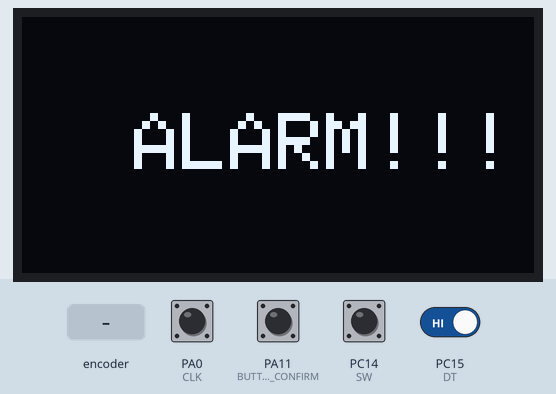
The sketch below on a simulated STM32 Blue Pill. On the bench: 128×64 one-colour display. Inputs (shaded band) come from the test bench; at power-on: PA0 (CLK), PA11 (BUTTON_CONFIRM), PC14 (SW), PC15 (DT) HIGH. What the sketch prints to the serial monitor is not drawn.

Above: at 3.3 s.
3.4 s: PC14 (SW) pulled LOW for 3.2 s
At 4.54 s:
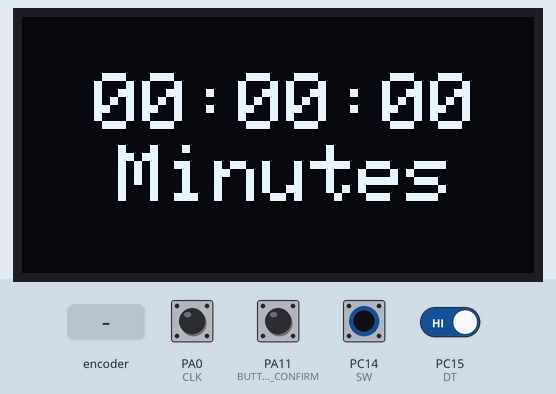
8.3 s: PC15 (DT) driven LOW
At 9.5 s:
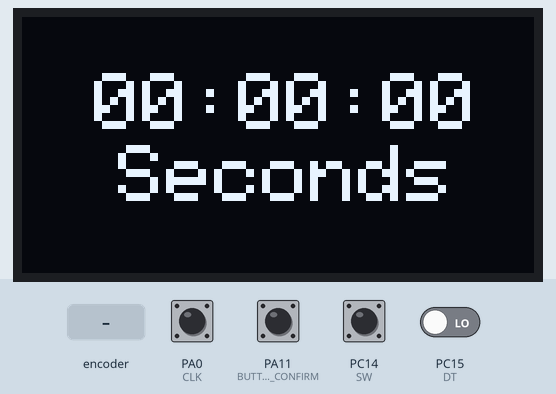
9.8 s: PC14 (SW) pulled LOW for 0.15 s
At 11.6 s:
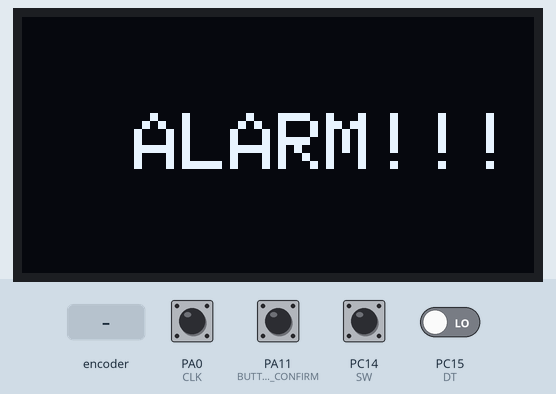
12.5 s: rotary encoder on PA0 (CLK) / PC15 (DT) turned 3 steps (first pin leading)
At 14.2 s:
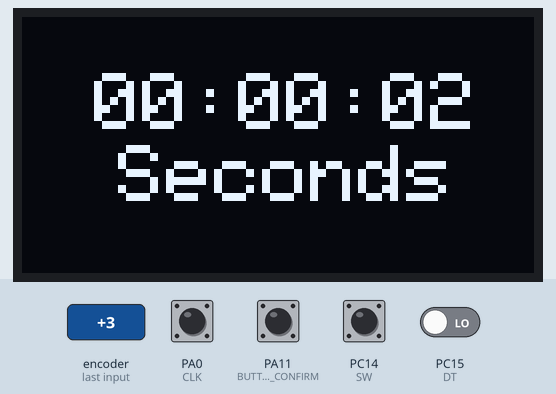
14.6 s: rotary encoder on PA0 (CLK) / PC15 (DT) turned 1 step (first pin leading)
At 15.9 s:
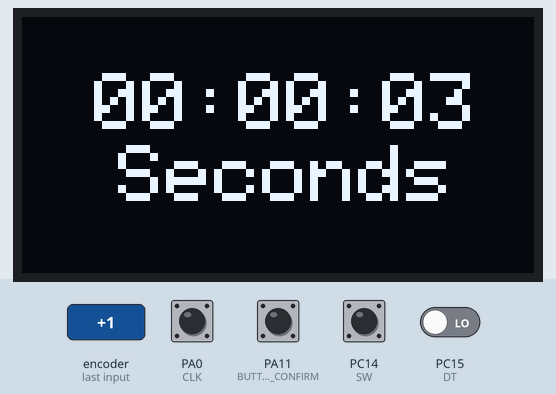
Timing chart, 0 to 17.3 s (numbered marks = the images above; inputs shaded):
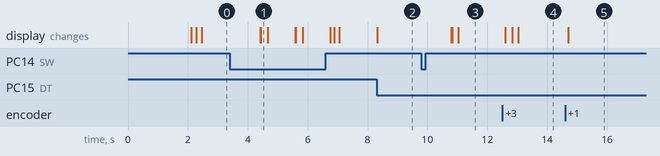

The sketch:

alarm.ino
```cpp
// rotary encoder logic inspired by: https://lastminuteengineers.com/rotary-encoder-arduino-tutorial/
// Author: Kristian Oravec
#include <Adafruit_SH1106_STM32.h>

#define SPI_PORT   1 // 1:SPI1, 2:SPI2
// hardware SPI1 (the default case): SDA(MOSI)=PA7,  SCK=PA5
//          SPI2                   : SDA(MOSI)=PA15, SCK=PA13
// rotary encoder
#define CLK PA0
#define DT PC15
#define SW PC14 // this is push button of encoder
// oled pins
#define OLED_DC    PB15
#define OLED_CS    PB12
#define OLED_RESET PB14
// basic push buttons
#define BUTTON_CONFIRM PA11

Adafruit_SH1106 display(OLED_DC, OLED_RESET, OLED_CS, SPI_PORT);
int last_SW_state = LOW;
int lastButtonPress = 0;
volatile int currentStateCLK;
volatile int lastStateCLK;
volatile int encoder_pos = 0;
int _hours = 0;
int _minutes = 0;
int _seconds = 0;
boolean alarm_set = false;
char alarm_time[9] = "XX:YY:ZZ";  // this is for time saved for alarm

enum SetMode {
    HOURS,
    MINUTES,
    SECONDS
};
SetMode setTimeMode = HOURS;

void setup() {
    Serial.begin(9600);
    pinMode(BUTTON_CONFIRM, INPUT_PULLUP);
    init_oled();
    init_encoder();
    refresh_display();
}

void init_oled() {
    display.begin(SH1106_SWITCHCAPVCC);
    display.display();
    delay(2000);
    display.clearDisplay();
}

void init_encoder() {
    pinMode(CLK, INPUT);
    pinMode(DT, INPUT);
    pinMode(SW, INPUT_PULLUP);
    lastStateCLK = digitalRead(CLK);
    attachInterrupt(digitalPinToInterrupt(DT), read_encoder, CHANGE);
}

void print_settings() {
    char* mode;
    if (setTimeMode == HOURS) {
        mode = " Hours ";
    } else if (setTimeMode == MINUTES) {
        mode = "Minutes";
    } else {
        mode = "Seconds";
    }
    display.setTextSize(2);
    display.setTextColor(WHITE);
    display.setCursor(24, 32);
    display.println(mode);
    display.display();
}

void print_time() {
    char time_str[9] = "XX:YY:ZZ";
    snprintf(time_str, sizeof(time_str), "%02d:%02d:%02d", _hours, _minutes, _seconds);
    display.setTextSize(2);
    display.setTextColor(WHITE);
    display.setCursor(18, 14);
    display.println(time_str);
}

void alarm_menu() {
    display.setTextSize(1);
    display.setTextColor(WHITE);
    display.setCursor(0, 0);

    switch (setTimeMode){
        case HOURS:
            _hours = encoder_pos;
            break;
        case MINUTES:
            _minutes = encoder_pos;
            break;
        case SECONDS:
            _seconds = encoder_pos;
            break;
    }
    print_time();
    print_settings();
    display.display();
}

void read_encoder() {
    alarm_set = false;
    display.clearDisplay();
    int lower_bound;
    int upper_bound;
    if (setTimeMode == HOURS){
        lower_bound = 0;
        upper_bound = 23;
    } else {
        lower_bound = 0;
        upper_bound = 59;
    }
    currentStateCLK = digitalRead(CLK);

    if (currentStateCLK != lastStateCLK && currentStateCLK == 1) {
        if (digitalRead(DT) != HIGH) {
            if (encoder_pos > lower_bound){
                encoder_pos--;
            }
        }
        else {
            if (encoder_pos < upper_bound)
                encoder_pos++;
            }
        }
    lastStateCLK = currentStateCLK;
    alarm_menu();
}

void refresh_display() {
    display.clearDisplay();
    display.display();
    alarm_menu();
}

void read_button() {
    setTimeMode = static_cast<SetMode>((setTimeMode + 1) % 3);
    encoder_pos = setTimeMode == HOURS ? _hours : setTimeMode == MINUTES ? _minutes : _seconds ;
    refresh_display();
}


void onAlarm() {
    int btnState = digitalRead(SW);
    display.clearDisplay();
    display.display();
    display.setTextSize(2);
    display.setTextColor(WHITE);
    display.setCursor(28, 24);
    display.println("ALARM!!!");
    display.display();
    alarm_set = false;
    while (btnState != LOW) {
        btnState = digitalRead(SW);
        delay(50);
    }
}

void start_alarm() {
    alarm_set = true;
    refresh_display();
}

void countdown() {
    display.clearDisplay();
    display.display();
    print_time();
    display.display();

    if (_seconds == 0 && _minutes != 0) {
        _minutes--;
        _seconds = 59;
    }
    else if (_minutes == 0 && _hours != 0) {
        _hours--;
        _minutes = 59;
    }
    else {
		_seconds ? _seconds-- : _seconds;
	}

    if (_seconds == 0 && _minutes == 0 && _hours == 0) {
        onAlarm();
    }
    display.display();
    delay(900);
}

void button_logic() {
    // rotary encoder logic is in interrupts
    int btnState = digitalRead(SW);
    int btnConfirmState = digitalRead(BUTTON_CONFIRM);
    if (last_SW_state == LOW && btnState == HIGH) {
        read_button();
        //delay(300);
    }
    if (btnConfirmState == HIGH) {
        start_alarm();
    }
    last_SW_state = btnState;
}

void loop() {
    if (alarm_set) {
        Serial.println("nastaveny alarm");
        countdown();
    }
    else {
        button_logic();
        delay(70);
    }
}
```

Measured:
- after the input at 3.4 s, the display: first changes after 1.0 s (image 1 shows a later state)
- after the input at 8.3 s, the display: changes at once (image 2)
- after the input at 9.8 s, the display: first changes after 1.0 s (image 3 shows a later state)
- after the input at 12.5 s, the display: first changes after 0.10 s (image 4 shows a later state)
- after the input at 14.6 s, the display: changes after 0.10 s (image 5)
